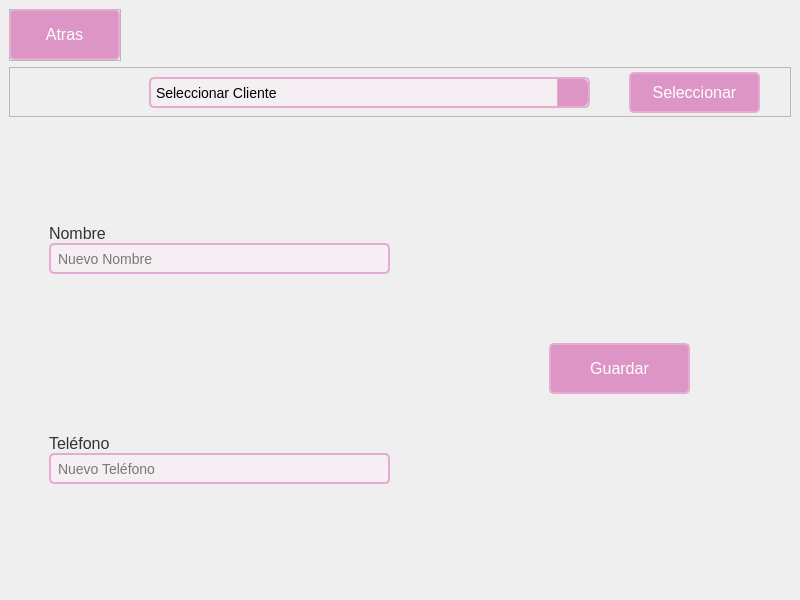
<?xml version="1.0" encoding="UTF-8"?>
<ui version="4.0">
 <class>ModificarCliente</class>
 <widget class="QMainWindow" name="ModificarCliente">
  <property name="geometry">
   <rect>
    <x>0</x>
    <y>0</y>
    <width>800</width>
    <height>600</height>
   </rect>
  </property>
  <property name="minimumSize">
   <size>
    <width>800</width>
    <height>600</height>
   </size>
  </property>
  <property name="maximumSize">
   <size>
    <width>800</width>
    <height>600</height>
   </size>
  </property>
  <property name="windowTitle">
   <string>Modificar Cliente</string>
  </property>
  <widget class="QWidget" name="centralwidget">
   <property name="styleSheet">
    <string notr="true"/>
   </property>
   <layout class="QVBoxLayout" name="verticalLayout">
    <item>
     <widget class="QFrame" name="frame">
      <property name="minimumSize">
       <size>
        <width>0</width>
        <height>0</height>
       </size>
      </property>
      <property name="maximumSize">
       <size>
        <width>112</width>
        <height>52</height>
       </size>
      </property>
      <property name="styleSheet">
       <string notr="true">QPushButton {
    border: 2px solid #e4acd0;
    border-radius: 5px;
    padding: 8px 16px;
    background-color: #dc95c4; /* Fondo */
    color: #ffffff; /* Color del texto */
    font-family: Arial, sans-serif;
    font-size: 16px;
}

QPushButton:hover {
    background-color: #dc84bc; /* Fondo al pasar el cursor */
}

QPushButton:pressed {
    background-color: #d484b4; /* Fondo al presionar */
}</string>
      </property>
      <property name="frameShape">
       <enum>QFrame::StyledPanel</enum>
      </property>
      <property name="frameShadow">
       <enum>QFrame::Raised</enum>
      </property>
      <widget class="QPushButton" name="BotonAtrasMC">
       <property name="geometry">
        <rect>
         <x>0</x>
         <y>0</y>
         <width>111</width>
         <height>51</height>
        </rect>
       </property>
       <property name="text">
        <string>Atras</string>
       </property>
      </widget>
     </widget>
    </item>
    <item>
     <widget class="QFrame" name="FrameComBox">
      <property name="maximumSize">
       <size>
        <width>800</width>
        <height>50</height>
       </size>
      </property>
      <property name="styleSheet">
       <string notr="true">QComboBox {
    background-color: #f5eef2; /* Fondo del combo box */
    border: 2px solid #e4acd0; /* Borde */
    border-radius: 5px;
    padding: 5px;
    color: #000000; /* Color del texto */
    font-family: Arial, sans-serif;
    font-size: 14px;
}

QComboBox:hover {
    border: 2px solid #dc84bc; /* Borde al pasar el cursor */
}

QComboBox:focus {
    border: 2px solid #ebbcdc; /* Borde al enfocar */
    background-color: #e4c4d4; /* Fondo al enfocar */
}

QComboBox::drop-down {
    subcontrol-origin: padding;
    subcontrol-position: top right;
    width: 30px;
    border-left-width: 1px;
    border-left-color: #e4acd0;
    border-left-style: solid;
    border-top-right-radius: 5px;
    border-bottom-right-radius: 5px;
    background-color: #dc95c4;
}

QComboBox::down-arrow {
    image: url(:/path/to/down_arrow.png); /* Reemplaza con la ruta de tu icono de flecha */
}

QComboBox QAbstractItemView {
    background-color: #f5eef2; /* Fondo de la lista desplegable */
    border: 2px solid #e4acd0; /* Borde de la lista desplegable */
    color: #000000; /* Color del texto de los elementos */
    selection-background-color: #e49cc6; /* Fondo del elemento seleccionado */
    selection-color: #000000; /* Color del texto del elemento seleccionado */
}

QPushButton {
    border: 2px solid #e4acd0;
    border-radius: 5px;
    padding: 8px 16px;
    background-color: #dc95c4; /* Fondo */
    color: #ffffff; /* Color del texto */
    font-family: Arial, sans-serif;
    font-size: 16px;
}

QPushButton:hover {
    background-color: #dc84bc; /* Fondo al pasar el cursor */
}

QPushButton:pressed {
    background-color: #d484b4; /* Fondo al presionar */
}</string>
      </property>
      <property name="frameShape">
       <enum>QFrame::StyledPanel</enum>
      </property>
      <property name="frameShadow">
       <enum>QFrame::Raised</enum>
      </property>
      <widget class="QComboBox" name="comboBoxClientes">
       <property name="geometry">
        <rect>
         <x>140</x>
         <y>10</y>
         <width>441</width>
         <height>31</height>
        </rect>
       </property>
       <item>
        <property name="text">
         <string>Seleccionar Cliente</string>
        </property>
       </item>
       <item>
        <property name="text">
         <string>Pedro Sanchez</string>
        </property>
       </item>
       <item>
        <property name="text">
         <string>Cristian Rolando</string>
        </property>
       </item>
       <item>
        <property name="text">
         <string>Luis Messa</string>
        </property>
       </item>
       <item>
        <property name="text">
         <string>Hector Haland</string>
        </property>
       </item>
      </widget>
      <widget class="QPushButton" name="pushButton">
       <property name="geometry">
        <rect>
         <x>620</x>
         <y>5</y>
         <width>131</width>
         <height>41</height>
        </rect>
       </property>
       <property name="text">
        <string>Seleccionar</string>
       </property>
      </widget>
     </widget>
    </item>
    <item>
     <widget class="QWidget" name="FormularioWidget" native="true">
      <property name="styleSheet">
       <string notr="true">QLineEdit {
    border: 2px solid #e4acd0; /* Borde */
    border-radius: 5px;
    padding: 5px;
    background-color: #f5eef2; /* Fondo */ 
    font-family: Arial, sans-serif;
    font-size: 14px;
}
QLineEdit:hover {
	border: 2px solid rgb(255, 255, 255);
}
QLineEdit:focus {
    border: 2px solid #dc84bc; /* Borde al enfocar */
}

QLabel {
    background-color: transparent; /* Fondo transparente */
    color: #333333; /* Color del texto */
    font-family: Arial, sans-serif; /* Fuente del texto */
    font-size: 16px; /* Tamaño de la letra */
}

QPushButton {
    border: 2px solid #e4acd0;
    border-radius: 5px;
    padding: 8px 16px;
    background-color: #dc95c4; /* Fondo */
    color: #ffffff; /* Color del texto */
    font-family: Arial, sans-serif;
    font-size: 16px;
}

QPushButton:hover {
    background-color: #dc84bc; /* Fondo al pasar el cursor */
}

QPushButton:pressed {
    background-color: #d484b4; /* Fondo al presionar */
}</string>
      </property>
      <widget class="QLabel" name="label">
       <property name="geometry">
        <rect>
         <x>40</x>
         <y>100</y>
         <width>61</width>
         <height>21</height>
        </rect>
       </property>
       <property name="text">
        <string>Nombre</string>
       </property>
      </widget>
      <widget class="QLabel" name="label_2">
       <property name="geometry">
        <rect>
         <x>40</x>
         <y>310</y>
         <width>61</width>
         <height>21</height>
        </rect>
       </property>
       <property name="text">
        <string>Teléfono</string>
       </property>
      </widget>
      <widget class="QLineEdit" name="nombreLineEdit">
       <property name="geometry">
        <rect>
         <x>40</x>
         <y>120</y>
         <width>341</width>
         <height>31</height>
        </rect>
       </property>
       <property name="placeholderText">
        <string>Nuevo Nombre</string>
       </property>
      </widget>
      <widget class="QLineEdit" name="telefonoLineEdit">
       <property name="geometry">
        <rect>
         <x>40</x>
         <y>330</y>
         <width>341</width>
         <height>31</height>
        </rect>
       </property>
       <property name="placeholderText">
        <string>Nuevo Teléfono</string>
       </property>
      </widget>
      <widget class="QPushButton" name="pushButton_2">
       <property name="geometry">
        <rect>
         <x>540</x>
         <y>220</y>
         <width>141</width>
         <height>51</height>
        </rect>
       </property>
       <property name="text">
        <string>Guardar</string>
       </property>
      </widget>
     </widget>
    </item>
   </layout>
  </widget>
 </widget>
 <resources/>
 <connections/>
</ui>
